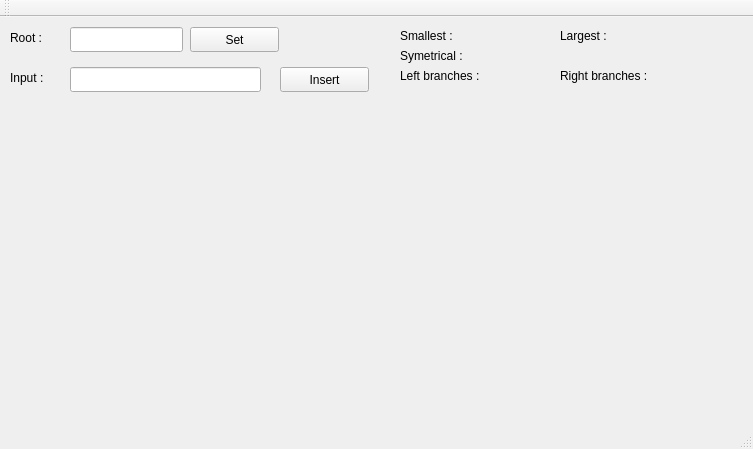
<?xml version="1.0" encoding="UTF-8"?>
<ui version="4.0">
 <class>VisualTree</class>
 <widget class="QMainWindow" name="VisualTree">
  <property name="geometry">
   <rect>
    <x>0</x>
    <y>0</y>
    <width>753</width>
    <height>449</height>
   </rect>
  </property>
  <property name="windowTitle">
   <string>VisualTree</string>
  </property>
  <widget class="QWidget" name="centralWidget">
   <widget class="QLabel" name="label">
    <property name="geometry">
     <rect>
      <x>10</x>
      <y>40</y>
      <width>81</width>
      <height>41</height>
     </rect>
    </property>
    <property name="text">
     <string>Input :</string>
    </property>
   </widget>
   <widget class="QLineEdit" name="Input_text">
    <property name="geometry">
     <rect>
      <x>70</x>
      <y>50</y>
      <width>191</width>
      <height>25</height>
     </rect>
    </property>
   </widget>
   <widget class="QPushButton" name="insert_button">
    <property name="geometry">
     <rect>
      <x>280</x>
      <y>50</y>
      <width>89</width>
      <height>25</height>
     </rect>
    </property>
    <property name="text">
     <string>Insert</string>
    </property>
   </widget>
   <widget class="QLabel" name="label_2">
    <property name="geometry">
     <rect>
      <x>10</x>
      <y>10</y>
      <width>81</width>
      <height>21</height>
     </rect>
    </property>
    <property name="text">
     <string>Root :</string>
    </property>
   </widget>
   <widget class="QLineEdit" name="Root_inp">
    <property name="geometry">
     <rect>
      <x>70</x>
      <y>10</y>
      <width>113</width>
      <height>25</height>
     </rect>
    </property>
   </widget>
   <widget class="QPushButton" name="Root_set">
    <property name="geometry">
     <rect>
      <x>190</x>
      <y>10</y>
      <width>89</width>
      <height>25</height>
     </rect>
    </property>
    <property name="text">
     <string>Set</string>
    </property>
   </widget>
   <widget class="QLabel" name="label_3">
    <property name="geometry">
     <rect>
      <x>400</x>
      <y>10</y>
      <width>67</width>
      <height>17</height>
     </rect>
    </property>
    <property name="text">
     <string>Smallest :</string>
    </property>
   </widget>
   <widget class="QLabel" name="smllest_num">
    <property name="geometry">
     <rect>
      <x>470</x>
      <y>10</y>
      <width>67</width>
      <height>17</height>
     </rect>
    </property>
    <property name="text">
     <string/>
    </property>
   </widget>
   <widget class="QLabel" name="label_5">
    <property name="geometry">
     <rect>
      <x>560</x>
      <y>10</y>
      <width>67</width>
      <height>17</height>
     </rect>
    </property>
    <property name="text">
     <string>Largest :</string>
    </property>
   </widget>
   <widget class="QLabel" name="largest_num">
    <property name="geometry">
     <rect>
      <x>620</x>
      <y>10</y>
      <width>121</width>
      <height>17</height>
     </rect>
    </property>
    <property name="text">
     <string/>
    </property>
   </widget>
   <widget class="QLabel" name="label_4">
    <property name="geometry">
     <rect>
      <x>400</x>
      <y>30</y>
      <width>91</width>
      <height>17</height>
     </rect>
    </property>
    <property name="text">
     <string>Symetrical :</string>
    </property>
   </widget>
   <widget class="QLabel" name="symetrcal_lab">
    <property name="geometry">
     <rect>
      <x>490</x>
      <y>30</y>
      <width>67</width>
      <height>17</height>
     </rect>
    </property>
    <property name="text">
     <string/>
    </property>
   </widget>
   <widget class="QLabel" name="label_6">
    <property name="geometry">
     <rect>
      <x>400</x>
      <y>50</y>
      <width>101</width>
      <height>17</height>
     </rect>
    </property>
    <property name="text">
     <string>Left branches :</string>
    </property>
   </widget>
   <widget class="QLabel" name="left_branch">
    <property name="geometry">
     <rect>
      <x>500</x>
      <y>50</y>
      <width>67</width>
      <height>17</height>
     </rect>
    </property>
    <property name="text">
     <string/>
    </property>
   </widget>
   <widget class="QLabel" name="label_8">
    <property name="geometry">
     <rect>
      <x>560</x>
      <y>50</y>
      <width>111</width>
      <height>17</height>
     </rect>
    </property>
    <property name="text">
     <string>Right branches :</string>
    </property>
   </widget>
   <widget class="QLabel" name="right_branch">
    <property name="geometry">
     <rect>
      <x>670</x>
      <y>50</y>
      <width>67</width>
      <height>17</height>
     </rect>
    </property>
    <property name="text">
     <string/>
    </property>
   </widget>
  </widget>
  <widget class="QMenuBar" name="menuBar">
   <property name="geometry">
    <rect>
     <x>0</x>
     <y>0</y>
     <width>753</width>
     <height>22</height>
    </rect>
   </property>
  </widget>
  <widget class="QToolBar" name="mainToolBar">
   <attribute name="toolBarArea">
    <enum>TopToolBarArea</enum>
   </attribute>
   <attribute name="toolBarBreak">
    <bool>false</bool>
   </attribute>
  </widget>
  <widget class="QStatusBar" name="statusBar"/>
 </widget>
 <layoutdefault spacing="6" margin="11"/>
 <resources/>
 <connections/>
</ui>
